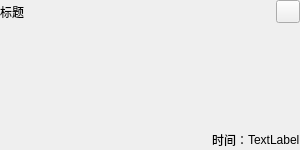
<?xml version="1.0" encoding="UTF-8"?>
<ui version="4.0">
 <class>Remind</class>
 <widget class="QDialog" name="Remind">
  <property name="geometry">
   <rect>
    <x>0</x>
    <y>0</y>
    <width>300</width>
    <height>150</height>
   </rect>
  </property>
  <property name="maximumSize">
   <size>
    <width>300</width>
    <height>150</height>
   </size>
  </property>
  <property name="windowTitle">
   <string>Dialog</string>
  </property>
  <layout class="QVBoxLayout" name="verticalLayout">
   <property name="spacing">
    <number>0</number>
   </property>
   <property name="leftMargin">
    <number>0</number>
   </property>
   <property name="topMargin">
    <number>0</number>
   </property>
   <property name="rightMargin">
    <number>0</number>
   </property>
   <property name="bottomMargin">
    <number>0</number>
   </property>
   <item>
    <layout class="QHBoxLayout" name="horizontalLayout">
     <item>
      <widget class="QLabel" name="title">
       <property name="text">
        <string>标题</string>
       </property>
      </widget>
     </item>
     <item>
      <spacer name="horizontalSpacer">
       <property name="orientation">
        <enum>Qt::Horizontal</enum>
       </property>
       <property name="sizeHint" stdset="0">
        <size>
         <width>40</width>
         <height>20</height>
        </size>
       </property>
      </spacer>
     </item>
     <item>
      <widget class="QToolButton" name="closeBtn">
       <property name="text">
        <string/>
       </property>
       <property name="icon">
        <iconset resource="../icon.qrc">
         <normaloff>:/Resource/Icon/close.ico</normaloff>:/Resource/Icon/close.ico</iconset>
       </property>
      </widget>
     </item>
    </layout>
   </item>
   <item>
    <widget class="QTextEdit" name="content">
     <property name="styleSheet">
      <string notr="true">background-color: rgba(255, 255, 255, 0);
border: 0px;</string>
     </property>
     <property name="readOnly">
      <bool>true</bool>
     </property>
     <property name="textInteractionFlags">
      <set>Qt::NoTextInteraction</set>
     </property>
    </widget>
   </item>
   <item>
    <layout class="QHBoxLayout" name="horizontalLayout_2">
     <item>
      <spacer name="horizontalSpacer_2">
       <property name="orientation">
        <enum>Qt::Horizontal</enum>
       </property>
       <property name="sizeHint" stdset="0">
        <size>
         <width>40</width>
         <height>20</height>
        </size>
       </property>
      </spacer>
     </item>
     <item>
      <widget class="QLabel" name="label_2">
       <property name="text">
        <string>时间：</string>
       </property>
      </widget>
     </item>
     <item>
      <widget class="QLabel" name="time">
       <property name="text">
        <string>TextLabel</string>
       </property>
      </widget>
     </item>
    </layout>
   </item>
  </layout>
 </widget>
 <resources>
  <include location="../icon.qrc"/>
 </resources>
 <connections/>
</ui>
